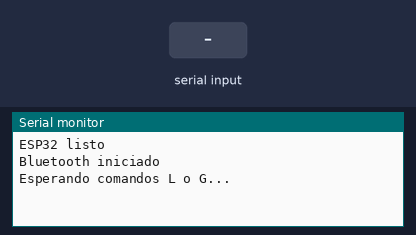
The program below on a simulated ESP32. Shown: the last lines printed to the serial monitor. The test bench sets the inputs (shaded band). Nothing arrives over Bluetooth unless stated.

Above: at 1.2 s.
1.3 s: "L" received over the second serial link
At 2.3 s:
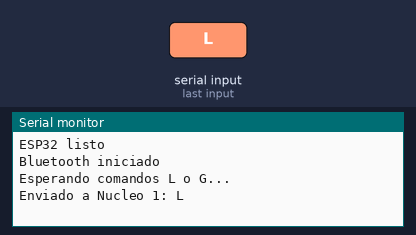
2.8 s: "G" received over the second serial link
At 3.3 s:
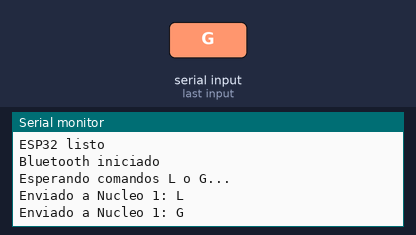

The program:

main.cpp
```cpp
#include <Arduino.h>
#include "BluetoothSerial.h"

#define RXD2 16
#define TXD2 17

BluetoothSerial SerialBT;

void setup() {
    Serial.begin(115200);

    // UART con Nucleo 1
    Serial2.begin(115200, SERIAL_8N1, RXD2, TXD2);

    // Iniciar Bluetooth
    SerialBT.begin("Proyecto 3 ESP32"); // Nombre del dispositivo Bluetooth

    Serial.println("ESP32 listo");
    Serial.println("Bluetooth iniciado");
    Serial.println("Esperando comandos L o G...");
}

void loop() {

    // Recibir comandos desde Bluetooth
    if (SerialBT.available()) {

        char comando = SerialBT.read();

        if (comando == 'L' || comando == 'G') {

            // Enviar comando a Nucleo 1
            Serial2.write(comando);

            // Mostrar en monitor serial
            Serial.print("Enviado a Nucleo 1: ");
            Serial.println(comando);

            // Confirmar por Bluetooth
            SerialBT.print("Comando enviado: ");
            SerialBT.println(comando);
        }
    }

    delay(10);
}
```

Measured:
- after the input at 1.3 s, the serial monitor: prints a new line at once (image 1)
- after the input at 2.8 s, the serial monitor: prints a new line at once (image 2)
